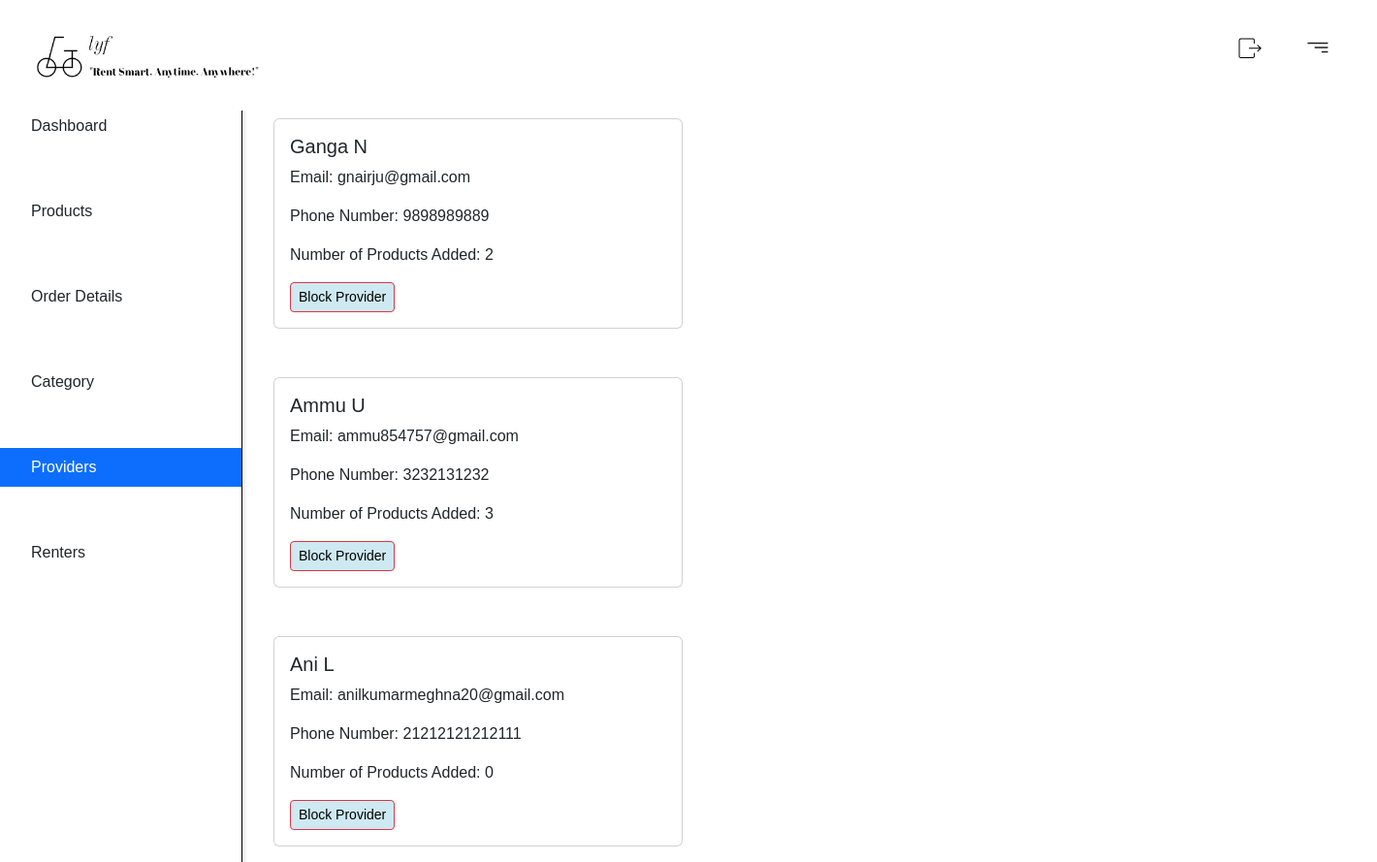
/providerList, run on an earlier commit of the app's database.
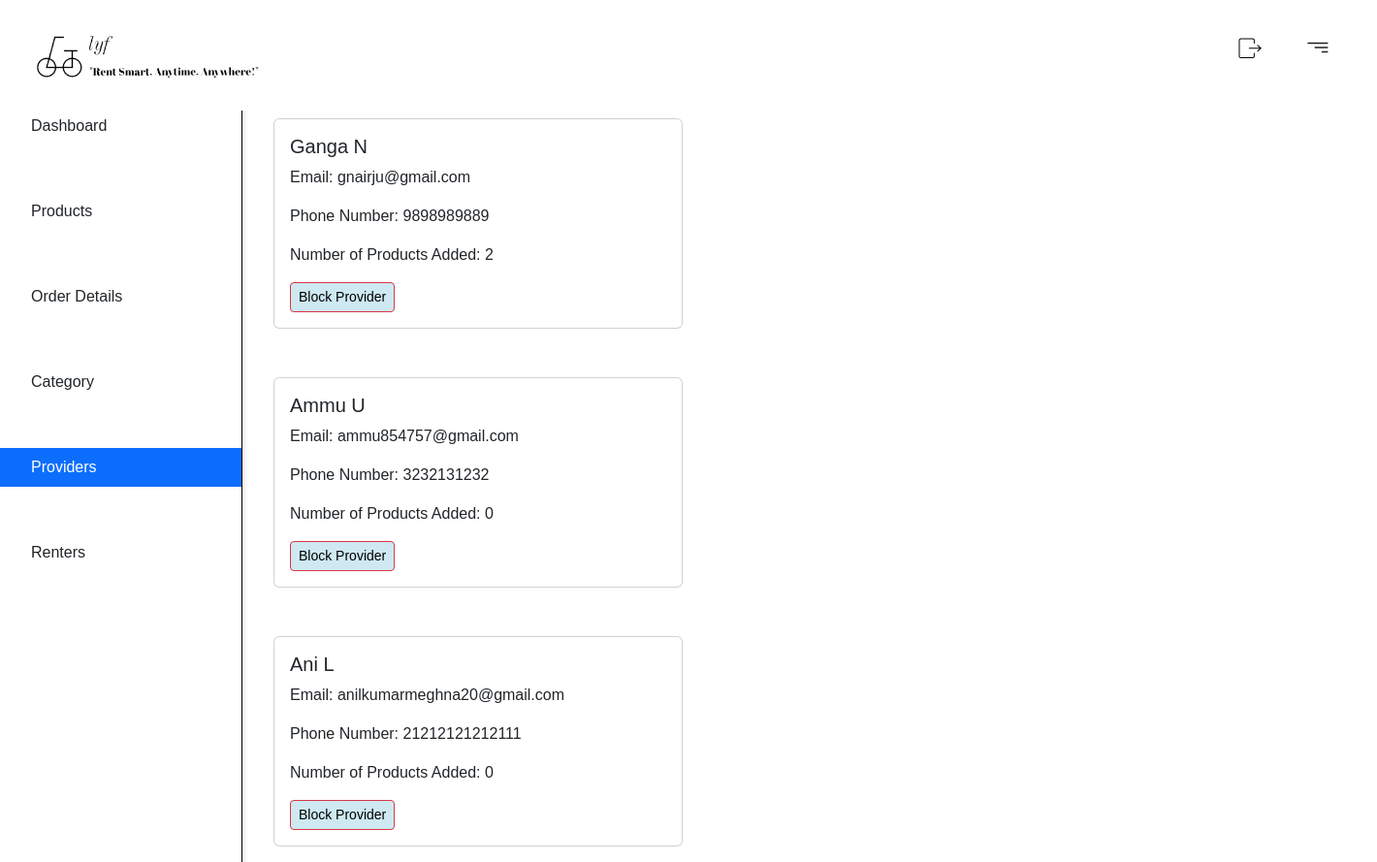
And on a later commit of the database.
### user/models.py (models this page shows, shortened)
class CustomUser(AbstractBaseUser, PermissionsMixin):
    phone_number_validator = RegexValidator(
        regex=r'^\d{1,15}$',  # This regex allows 1 to 15 digits
        message='Phone number must contain only digits.',
        code='invalid_phone_number'
    )
    email = models.EmailField(unique=True)
    first_name = models.CharField(max_length=30)
    last_name = models.CharField(max_length=30,null=True)
    phone_number = models.CharField(
        max_length=15,
        blank=True,
        null=True,
        validators=[phone_number_validator]
    )
    is_active = models.BooleanField(default=True)
    is_staff = models.BooleanField(default=False)
    date_joined = models.DateTimeField(default=timezone.now)
    objects = CustomUserManager()
    USERNAME_FIELD = 'email'
    REQUIRED_FIELDS = ['first_name', 'last_name','phone_number']
    def get_full_name(self):
        return f"{self.first_name} {self.last_name}"
    class Meta:
        verbose_name = 'User'
        verbose_name_plural = 'Users'

### adminPanel/views.py (the view)
# urls.py: path('providerList',views.providerList,name='providerList'),
def providerList(request):
    provider=CustomUser.objects.filter(is_staff=True).exclude(is_superuser=True)
    return render(request,'adminPanel/providerList.html',{'provider':provider})

### templates/adminPanel/providerList.html (shortened to what this page needs)
{% extends "adminPanel/adminPanel.html" %}
{% block content%}
<div id="sidebarMenu" class="sidebar bg-white">
    <div class="position-sticky">
        <div class="list-group list-group-flush">
            <a href="{% url 'adminPanel:adminPanel' %}" class="list-group-item list-group-item-action py-2 ripple">
                <span>Dashboard</span>
            </a><br><br>
            <a href="{% url 'adminPanel:adminProducts' %}" class="list-group-item list-group-item-action py-2 ripple">
                <span>Products</span>
            </a><br><br>
            <a href="" class="list-group-item list-group-item-action py-2 ripple">
                <span>Order Details</span>
            </a><br><br>
            <a href="{% url 'adminPanel:adminCategory' %}" class="list-group-item list-group-item-action py-2 ripple ">
                <span>Category</span>
            </a><br><br>
            <a href="{% url 'adminPanel:providerList' %}" class="list-group-item list-group-item-action py-2 ripple active">
                <span>Providers</span>
            </a><br><br>
            <a href="{% url 'adminPanel:renterList' %}" class="list-group-item list-group-item-action py-2 ripple">
                <span>Renters</span>
            </a><br>
        </div>
    </div>
</div>
<div class="container mt-4" style="margin-left: 270px;">
    <h1 class="text-2xl">Provider List</h1>
    {% if provider %}
        {% for user in provider %}
            <div class="card mb-3" style="margin-top: 50px;" >
                <div class="card-body">
                    <h5 class="card-title">{{ user.get_full_name }}</h5>
                    <p class="card-text">Email: {{ user.email }}</p>
                    <p class="card-text">Phone Number: {{ user.phone_number }}</p>
                    <p class="card-text">Number of Products Added: {{ user.products.count }}</p>
                    <form method="post" action="{% url 'adminPanel:blockUnblockUserRenter' user.id %}" class="d-inline">
                        {% if user.is_active %}
                            <button type="submit" class="btn btn-danger btn-sm">Block Provider</button>
                        {% else %}
                            <button type="submit" class="btn btn-success btn-sm">Unblock Provider</button>
                        {% endif %}
                    </form>
                </div>
            </div>
        {% endfor %}
    {% else %}
        <div class="alert alert-info mt-4">
            No providers found.
        </div>
    {% endif %}
</div>
{% endblock %}

What changed in the data, as far as the page shows it:
changed CustomUser "Ammu U": products.count "3" → "0"
